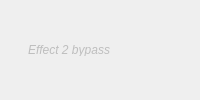
             <widget class="Frame" name="efx2Frame">
              <property name="contextMenuPolicy">
               <enum>Qt::CustomContextMenu</enum>
              </property>
              <property name="sections" stdset="0">
               <stringlist>
                <string>0 3 1 1</string>
               </stringlist>
              </property>
              <property name="label" stdset="0">
               <string>Efx2</string>
              </property>
              <property name="orientation" stdset="0">
               <enum>Qt::Vertical</enum>
              </property>
              <property name="marginOverride" stdset="0">
               <bool>true</bool>
              </property>
              <layout class="QGridLayout" name="gridLayout_3">
               <property name="margin">
                <number>0</number>
               </property>
               <item row="0" column="0">
                <spacer name="horizontalSpacer_5">
                 <property name="orientation">
                  <enum>Qt::Horizontal</enum>
                 </property>
                 <property name="sizeType">
                  <enum>QSizePolicy::Fixed</enum>
                 </property>
                 <property name="sizeHint" stdset="0">
                  <size>
                   <width>16</width>
                   <height>13</height>
                  </size>
                 </property>
                </spacer>
               </item>
               <item row="0" column="1">
                <widget class="Combo" name="effect2Type">
                 <property name="sizePolicy">
                  <sizepolicy hsizetype="Maximum" vsizetype="Fixed">
                   <horstretch>0</horstretch>
                   <verstretch>0</verstretch>
                  </sizepolicy>
                 </property>
                 <property name="label" stdset="0">
                  <string/>
                 </property>
                </widget>
               </item>
               <item row="0" column="2">
                <widget class="Dial" name="effect2Mix">
                 <property name="sizePolicy">
                  <sizepolicy hsizetype="Maximum" vsizetype="Preferred">
                   <horstretch>0</horstretch>
                   <verstretch>0</verstretch>
                  </sizepolicy>
                 </property>
                 <property name="label" stdset="0">
                  <string>Mix</string>
                 </property>
                 <property name="labelPos" stdset="0">
                  <enum>Qt::RightDockWidgetArea</enum>
                 </property>
                 <property name="maximumWidgetSize" stdset="0">
                  <size>
                   <width>24</width>
                   <height>24</height>
                  </size>
                 </property>
                </widget>
               </item>
               <item row="0" column="3">
                <widget class="StackedWidget" name="efx2Widget">
                 <property name="fadeEffect" stdset="0">
                  <bool>false</bool>
                 </property>
                 <property name="currentIndex" stdset="0">
                  <number>8</number>
                 </property>
                 <widget class="QWidget" name="efx2Page0">
                  <layout class="QHBoxLayout" name="horizontalLayout_8">
                   <item>
                    <widget class="QLabel" name="label_2">
                     <property name="enabled">
                      <bool>false</bool>
                     </property>
                     <property name="text">
                      <string>&lt;i&gt;Effect 2 bypass&lt;/i&gt;</string>
                     </property>
                     <property name="alignment">
                      <set>Qt::AlignCenter</set>
                     </property>
                    </widget>
                   </item>
                  </layout>
                 </widget>
                 <widget class="QWidget" name="efx2Page1">
                  <layout class="QHBoxLayout" name="horizontalLayout_14" stretch="10,10,60">
                   <property name="margin">
                    <number>2</number>
                   </property>
                   <item>
                    <widget class="Dial" name="effect2ChorusSpeed">
                     <property name="label" stdset="0">
                      <string>Speed</string>
                     </property>
                    </widget>
                   </item>
                   <item>
                    <widget class="Dial" name="effect2ChorusDepth">
                     <property name="label" stdset="0">
                      <string>Depth</string>
                     </property>
                    </widget>
                   </item>
                   <item>
                    <spacer name="horizontalSpacer_7">
                     <property name="orientation">
                      <enum>Qt::Horizontal</enum>
                     </property>
                     <property name="sizeHint" stdset="0">
                      <size>
                       <width>40</width>
                       <height>20</height>
                      </size>
                     </property>
                    </spacer>
                   </item>
                  </layout>
                 </widget>
                 <widget class="QWidget" name="efx2Page2">
                  <layout class="QHBoxLayout" name="horizontalLayout_15" stretch="10,10,10,20,30">
                   <property name="margin">
                    <number>2</number>
                   </property>
                   <item>
                    <widget class="Dial" name="effect2FlangerSpeed">
                     <property name="label" stdset="0">
                      <string>Speed</string>
                     </property>
                    </widget>
                   </item>
                   <item>
                    <widget class="Dial" name="effect2FlangerDepth">
                     <property name="label" stdset="0">
                      <string>Depth</string>
                     </property>
                    </widget>
                   </item>
                   <item>
                    <widget class="Dial" name="effect2FlangerFeedback">
                     <property name="label" stdset="0">
                      <string>Feedback</string>
                     </property>
                    </widget>
                   </item>
                   <item>
                    <widget class="Combo" name="effect2FlangerPolarity">
                     <property name="label" stdset="0">
                      <string>Polarity</string>
                     </property>
                    </widget>
                   </item>
                   <item>
                    <spacer name="horizontalSpacer_12">
                     <property name="orientation">
                      <enum>Qt::Horizontal</enum>
                     </property>
                     <property name="sizeHint" stdset="0">
                      <size>
                       <width>40</width>
                       <height>20</height>
                      </size>
                     </property>
                    </spacer>
                   </item>
                  </layout>
                 </widget>
                 <widget class="QWidget" name="efx2Page3">
                  <layout class="QHBoxLayout" name="horizontalLayout_16" stretch="10,10,10,10,10,20,10">
                   <property name="margin">
                    <number>2</number>
                   </property>
                   <item>
                    <widget class="Dial" name="effect2PhaserSpeed">
                     <property name="label" stdset="0">
                      <string>Speed</string>
                     </property>
                    </widget>
                   </item>
                   <item>
                    <widget class="Dial" name="effect2PhaserDepth">
                     <property name="label" stdset="0">
                      <string>Depth</string>
                     </property>
                    </widget>
                   </item>
                   <item>
                    <widget class="Dial" name="effect2PhaserFeedback">
                     <property name="label" stdset="0">
                      <string>Feedback</string>
                     </property>
                    </widget>
                   </item>
                   <item>
                    <widget class="Dial" name="effect2PhaserCenter">
                     <property name="label" stdset="0">
                      <string>Center</string>
                     </property>
                    </widget>
                   </item>
                   <item>
                    <widget class="Dial" name="effect2PhaserSpacing">
                     <property name="label" stdset="0">
                      <string>Spacing</string>
                     </property>
                    </widget>
                   </item>
                   <item>
                    <widget class="Combo" name="effect2PhaserPolarity">
                     <property name="label" stdset="0">
                      <string>Polarity</string>
                     </property>
                    </widget>
                   </item>
                   <item>
                    <spacer name="horizontalSpacer_13">
                     <property name="orientation">
                      <enum>Qt::Horizontal</enum>
                     </property>
                     <property name="sizeHint" stdset="0">
                      <size>
                       <width>40</width>
                       <height>20</height>
                      </size>
                     </property>
                    </spacer>
                   </item>
                  </layout>
                 </widget>
                 <widget class="QWidget" name="efx2Page4">
                  <layout class="QHBoxLayout" name="horizontalLayout_17" stretch="10,10,10,20,30">
                   <property name="margin">
                    <number>2</number>
                   </property>
                   <item>
                    <widget class="Dial" name="effect2OverdriveDrive">
                     <property name="label" stdset="0">
                      <string>Drive</string>
                     </property>
                    </widget>
                   </item>
                   <item>
                    <widget class="Dial" name="effect2OverdrivePostGain">
                     <property name="label" stdset="0">
                      <string>Post Gain</string>
                     </property>
                    </widget>
                   </item>
                   <item>
                    <widget class="Dial" name="effect2OverdriveCutoff">
                     <property name="label" stdset="0">
                      <string>Cutoff</string>
                     </property>
                    </widget>
                   </item>
                   <item>
                    <widget class="Combo" name="effect2OverdriveCurve">
                     <property name="label" stdset="0">
                      <string>Curve</string>
                     </property>
                    </widget>
                   </item>
                   <item>
                    <spacer name="horizontalSpacer_14">
                     <property name="orientation">
                      <enum>Qt::Horizontal</enum>
                     </property>
                     <property name="sizeHint" stdset="0">
                      <size>
                       <width>40</width>
                       <height>20</height>
                      </size>
                     </property>
                    </spacer>
                   </item>
                  </layout>
                 </widget>
                 <widget class="QWidget" name="efx2Page5">
                  <layout class="QHBoxLayout" name="horizontalLayout_18" stretch="10,10,10,10,10,30">
                   <property name="margin">
                    <number>2</number>
                   </property>
                   <item>
                    <widget class="Dial" name="effect2TripleSpeed">
                     <property name="label" stdset="0">
                      <string>Speed</string>
                     </property>
                    </widget>
                   </item>
                   <item>
                    <widget class="Dial" name="effect2TripleDepth">
                     <property name="label" stdset="0">
                      <string>Depth</string>
                     </property>
                    </widget>
                   </item>
                   <item>
                    <widget class="Dial" name="effect2TripleChorusMix">
                     <property name="label" stdset="0">
                      <string>Chorus Mix</string>
                     </property>
                    </widget>
                   </item>
                   <item>
                    <widget class="Dial" name="effect2TripleSampleHold">
                     <property name="label" stdset="0">
                      <string>Sample&amp;Hold</string>
                     </property>
                    </widget>
                   </item>
                   <item>
                    <widget class="Dial" name="effect2TripleOverdrive">
                     <property name="label" stdset="0">
                      <string>Overdrive</string>
                     </property>
                    </widget>
                   </item>
                   <item>
                    <spacer name="horizontalSpacer_15">
                     <property name="orientation">
                      <enum>Qt::Horizontal</enum>
                     </property>
                     <property name="sizeHint" stdset="0">
                      <size>
                       <width>40</width>
                       <height>20</height>
                      </size>
                     </property>
                    </spacer>
                   </item>
                  </layout>
                 </widget>
                 <widget class="QWidget" name="efx2Page6">
                  <layout class="QHBoxLayout" name="horizontalLayout_19" stretch="15,15,10,10,10,20">
                   <property name="margin">
                    <number>2</number>
                   </property>
                   <item>
                    <widget class="Combo" name="effect2DelayLength">
                     <property name="label" stdset="0">
                      <string>Length</string>
                     </property>
                    </widget>
                   </item>
                   <item>
                    <widget class="Combo" name="effect2DelayPolarity">
                     <property name="label" stdset="0">
                      <string>Polarity</string>
                     </property>
                    </widget>
                   </item>
                   <item>
                    <widget class="Dial" name="effect2DelayFeedback">
                     <property name="label" stdset="0">
                      <string>Feedback</string>
                     </property>
                    </widget>
                   </item>
                   <item>
                    <widget class="Dial" name="effect2DelayCutoff">
                     <property name="label" stdset="0">
                      <string>Cutoff</string>
                     </property>
                    </widget>
                   </item>
                   <item>
                    <widget class="Dial" name="effect2DelaySpread">
                     <property name="label" stdset="0">
                      <string>Spread</string>
                     </property>
                    </widget>
                   </item>
                   <item>
                    <spacer name="horizontalSpacer_16">
                     <property name="orientation">
                      <enum>Qt::Horizontal</enum>
                     </property>
                     <property name="sizeHint" stdset="0">
                      <size>
                       <width>40</width>
                       <height>20</height>
                      </size>
                     </property>
                    </spacer>
                   </item>
                  </layout>
                 </widget>
                 <widget class="QWidget" name="efx2Page7">
                  <layout class="QHBoxLayout" name="horizontalLayout_20" stretch="15,10,10,10,15,20">
                   <property name="margin">
                    <number>2</number>
                   </property>
                   <item>
                    <widget class="Combo" name="effect2ClkDelayPolarity">
                     <property name="label" stdset="0">
                      <string>Polarity</string>
                     </property>
                    </widget>
                   </item>
                   <item>
                    <widget class="Dial" name="effect2ClkDelayFeedback">
                     <property name="label" stdset="0">
                      <string>Feedback</string>
                     </property>
                    </widget>
                   </item>
                   <item>
                    <widget class="Dial" name="effect2ClkDelayCutoff">
                     <property name="label" stdset="0">
                      <string>Cutoff</string>
                     </property>
                    </widget>
                   </item>
                   <item>
                    <widget class="Dial" name="effect2ClkDelaySpread">
                     <property name="label" stdset="0">
                      <string>Spread</string>
                     </property>
                    </widget>
                   </item>
                   <item>
                    <widget class="Combo" name="effect2ClkDelayLength">
                     <property name="label" stdset="0">
                      <string>Length</string>
                     </property>
                    </widget>
                   </item>
                   <item>
                    <spacer name="horizontalSpacer_17">
                     <property name="orientation">
                      <enum>Qt::Horizontal</enum>
                     </property>
                     <property name="sizeHint" stdset="0">
                      <size>
                       <width>40</width>
                       <height>20</height>
                      </size>
                     </property>
                    </spacer>
                   </item>
                  </layout>
                 </widget>
                 <widget class="QWidget" name="efx2Page8">
                  <layout class="QHBoxLayout" name="horizontalLayout_21" stretch="0,0,0,0,0,0,0,0">
                   <property name="margin">
                    <number>2</number>
                   </property>
                   <item>
                    <widget class="Dial" name="effect2ReverbSize">
                     <property name="label" stdset="0">
                      <string>Size</string>
                     </property>
                    </widget>
                   </item>
                   <item>
                    <widget class="Dial" name="effect2ReverbShape">
                     <property name="label" stdset="0">
                      <string>Shape</string>
                     </property>
                    </widget>
                   </item>
                   <item>
                    <widget class="Dial" name="effect2ReverbDecay">
                     <property name="label" stdset="0">
                      <string>Decay</string>
                     </property>
                    </widget>
                   </item>
                   <item>
                    <widget class="Dial" name="effect2ReverbLP">
                     <property name="label" stdset="0">
                      <string>LP</string>
                     </property>
                    </widget>
                   </item>
                   <item>
                    <widget class="Dial" name="effect2ReverbHP">
                     <property name="label" stdset="0">
                      <string>HP</string>
                     </property>
                    </widget>
                   </item>
                   <item>
                    <widget class="Dial" name="effect2ReverbDiffusion">
                     <property name="label" stdset="0">
                      <string>Diff.</string>
                     </property>
                    </widget>
                   </item>
                   <item>
                    <widget class="Dial" name="effect2ReverbDamping">
                     <property name="label" stdset="0">
                      <string>Damp</string>
                     </property>
                    </widget>
                   </item>
                   <item>
                    <spacer name="horizontalSpacer_18">
                     <property name="orientation">
                      <enum>Qt::Horizontal</enum>
                     </property>
                     <property name="sizeHint" stdset="0">
                      <size>
                       <width>40</width>
                       <height>20</height>
                      </size>
                     </property>
                    </spacer>
                   </item>
                  </layout>
                 </widget>
                </widget>
               </item>
              </layout>
             </widget>
